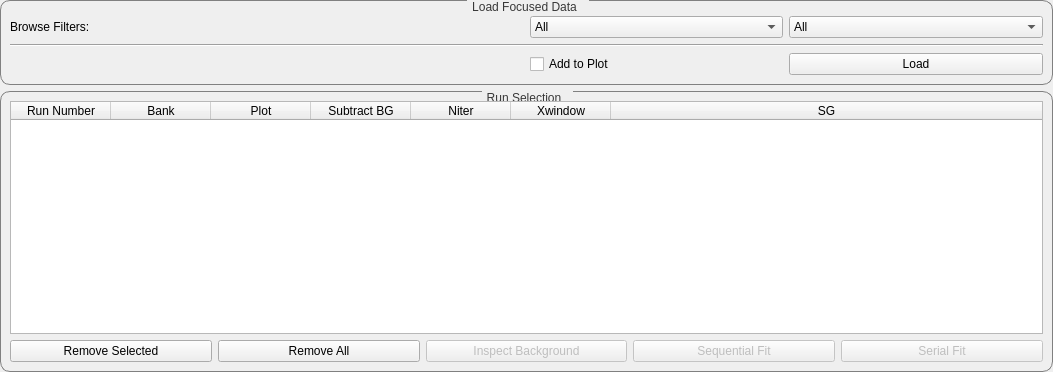
<?xml version="1.0" encoding="UTF-8"?>
<ui version="4.0">
 <class>Form</class>
 <widget class="QWidget" name="Form">
  <property name="geometry">
   <rect>
    <x>0</x>
    <y>0</y>
    <width>1053</width>
    <height>372</height>
   </rect>
  </property>
  <property name="windowTitle">
   <string>Form</string>
  </property>
  <property name="styleSheet">
   <string notr="true">QGroupBox {
border: 1px solid grey;border-radius: 10px;margin-top: 1ex; margin-right: 0ex
}
QGroupBox:title {
                           subcontrol-origin: margin;
                           padding: 0 3px;
                           subcontrol-position: top center;
                           padding-top: 0px;
                          padding-bottom: 0px;
                           padding-right: 10px;
                            color: rgb(56, 56, 56)
}</string>
  </property>
  <layout class="QVBoxLayout" name="verticalLayout_2">
   <property name="leftMargin">
    <number>0</number>
   </property>
   <property name="topMargin">
    <number>0</number>
   </property>
   <property name="rightMargin">
    <number>0</number>
   </property>
   <property name="bottomMargin">
    <number>0</number>
   </property>
   <item>
    <widget class="QGroupBox" name="group_loading">
     <property name="minimumSize">
      <size>
       <width>0</width>
       <height>0</height>
      </size>
     </property>
     <property name="maximumSize">
      <size>
       <width>16777215</width>
       <height>16777215</height>
      </size>
     </property>
     <property name="title">
      <string>Load Focused Data</string>
     </property>
     <layout class="QGridLayout" name="gridLayout_2">
      <item row="0" column="0">
       <layout class="QGridLayout" name="gridLayout">
        <item row="0" column="0" colspan="4">
         <widget class="FileFinderWidget" name="finder_data" native="true"/>
        </item>
        <item row="3" column="3">
         <widget class="QPushButton" name="button_load">
          <property name="text">
           <string>Load</string>
          </property>
         </widget>
        </item>
          <item row="1" column="0">
           <widget class="QLabel" name="filterLabel">
            <property name="text">
             <string>Browse Filters:</string>
            </property>
           </widget>
          </item>
        <item row="1" column="2">
         <widget class="QComboBox" name="combo_xunit">
          <property name="toolTip">
           <string>Units filter </string>
          </property>
          <item>
           <property name="text">
            <string>All</string>
           </property>
          </item>
          <item>
           <property name="text">
            <string>TOF</string>
           </property>
          </item>
          <item>
           <property name="text">
            <string>dSpacing</string>
           </property>
          </item>
         </widget>
        </item>
        <item row="1" column="3">
         <widget class="QComboBox" name="combo_bank">
          <property name="toolTip">
           <string>Bank filter </string>
          </property>
          <item>
           <property name="text">
            <string>All</string>
           </property>
          </item>
          <item>
           <property name="text">
            <string>1 (North)</string>
           </property>
          </item>
          <item>
           <property name="text">
            <string>2 (South)</string>
           </property>
          </item>
         </widget>
        </item>
        <item row="3" column="2">
         <widget class="QCheckBox" name="check_addToPlot">
          <property name="text">
           <string>Add to Plot</string>
          </property>
         </widget>
        </item>
        <item row="2" column="0" colspan="4">
         <widget class="Line" name="line">
          <property name="minimumSize">
           <size>
            <width>0</width>
            <height>0</height>
           </size>
          </property>
          <property name="orientation">
           <enum>Qt::Horizontal</enum>
          </property>
         </widget>
        </item>
       </layout>
      </item>
     </layout>
    </widget>
   </item>
   <item>
    <widget class="QGroupBox" name="group_selection">
     <property name="title">
      <string>Run Selection</string>
     </property>
     <layout class="QVBoxLayout" name="verticalLayout">
      <item>
       <widget class="QTableWidget" name="table_selection">
        <property name="minimumSize">
         <size>
          <width>0</width>
          <height>120</height>
         </size>
        </property>
        <property name="gridStyle">
         <enum>Qt::SolidLine</enum>
        </property>
        <property name="wordWrap">
         <bool>true</bool>
        </property>
        <property name="cornerButtonEnabled">
         <bool>true</bool>
        </property>
        <property name="rowCount">
         <number>0</number>
        </property>
        <property name="columnCount">
         <number>7</number>
        </property>
        <attribute name="horizontalHeaderVisible">
         <bool>true</bool>
        </attribute>
        <attribute name="horizontalHeaderStretchLastSection">
         <bool>true</bool>
        </attribute>
        <attribute name="verticalHeaderVisible">
         <bool>false</bool>
        </attribute>
        <column>
         <property name="text">
          <string>Run Number</string>
         </property>
        </column>
        <column>
         <property name="text">
          <string>Bank</string>
         </property>
        </column>
        <column>
         <property name="text">
          <string>Plot</string>
         </property>
        </column>
        <column>
         <property name="text">
          <string>Subtract BG</string>
         </property>
        </column>
        <column>
         <property name="text">
          <string>Niter</string>
         </property>
        </column>
        <column>
         <property name="text">
          <string>Xwindow</string>
         </property>
        </column>
        <column>
         <property name="text">
          <string>SG</string>
         </property>
        </column>
       </widget>
      </item>
      <item>
       <layout class="QGridLayout" name="gridLayout_3">
        <property name="topMargin">
         <number>0</number>
        </property>
        <item row="0" column="1">
         <widget class="QPushButton" name="button_removeAll">
          <property name="sizePolicy">
           <sizepolicy hsizetype="Minimum" vsizetype="Fixed">
            <horstretch>0</horstretch>
            <verstretch>0</verstretch>
           </sizepolicy>
          </property>
          <property name="text">
           <string>Remove All</string>
          </property>
          <property name="checked">
           <bool>false</bool>
          </property>
         </widget>
        </item>
        <item row="0" column="0">
         <widget class="QPushButton" name="button_removeSelected">
          <property name="text">
           <string>Remove Selected</string>
          </property>
         </widget>
        </item>
        <item row="0" column="2">
         <widget class="QPushButton" name="button_plotBG">
          <property name="enabled">
           <bool>false</bool>
          </property>
          <property name="text">
           <string>Inspect Background</string>
          </property>
         </widget>
        </item>
		<item row="0" column="3">
         <widget class="QPushButton" name="button_SeqFit">
          <property name="enabled">
           <bool>false</bool>
          </property>
          <property name="text">
		   <string>Sequential Fit</string>
          </property>
         </widget>
        </item>
		<item row="0" column="4">
         <widget class="QPushButton" name="button_SerialFit">
          <property name="enabled">
           <bool>false</bool>
          </property>
          <property name="text">
		   <string>Serial Fit</string>
          </property>
         </widget>
        </item>
       </layout>
      </item>
     </layout>
    </widget>
   </item>
  </layout>
 </widget>
 <customwidgets>
  <customwidget>
   <class>FileFinderWidget</class>
   <extends>QWidget</extends>
   <header>mantidqt.widgets.filefinderwidget</header>
   <container>1</container>
  </customwidget>
 </customwidgets>
 <resources/>
 <connections/>
</ui>
